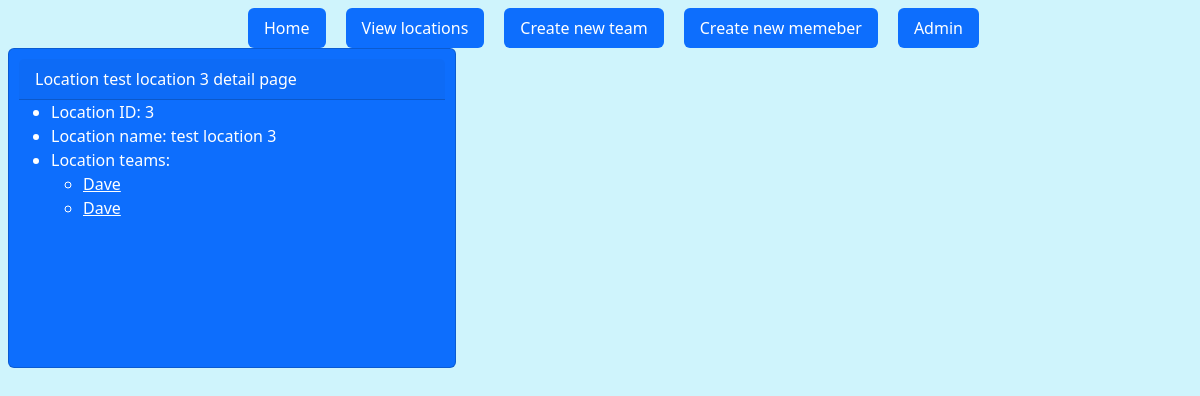
Screenshot of /location-detail/3 with the database file from the repository.
### teams/models.py (models this page shows, shortened)
class Location(models.Model):
    name = models.CharField(max_length=30)

class Team(models.Model):
    name = models.CharField(max_length=30)
    location = models.ForeignKey(Location, on_delete=models.CASCADE)

### teams/views.py (the view)
# urls.py: path("location-detail/<int:id>", locationDetail, name="locationDetail"),
def locationDetail(request, id): # select_related might be better here.
    location = get_object_or_404(Location, pk=id)
    teams = Team.objects.filter(location_id = id)
    return render(request, "teams/location-detail.html", {"location": location,
                                                          "teams": teams})

### teams/templates/teams/location-detail.html (shortened to what this page needs)
{% extends "base.html" %} {% block content%}
<div
  class="card text-bg-primary mb-3"
  style="padding: 10px; max-width: 28rem; height: 20rem"
>
  <div class="card-text">
    <div class="card-header">Location {{location.name}} detail page</div>
    <ul>
      <li>Location ID: {{location.id}}</li>
      <li>Location name: {{location.name}}</li>
      <li>
        Location teams:
        <ul>
          {% for team in teams %}
          <li>
            <a href="{% url 'teamDetail' team.id %}" style="color: white">
              {{ team.name }}
            </a>
          </li>
          {% endfor %}
        </ul>
      </li>
    </ul>
    {% endblock %}

### rows the page displays
Location: name "test location 3", id "3"
Team: name "Dave"
Team: name "Dave"
